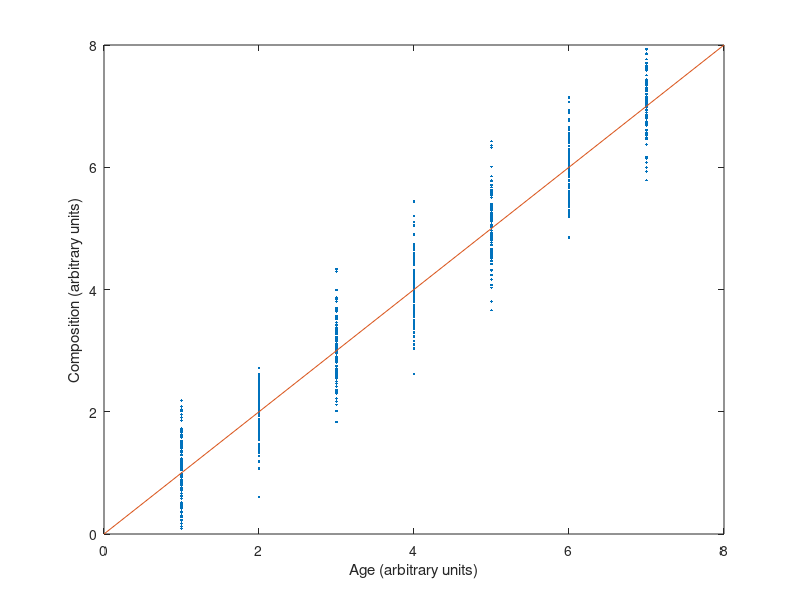

The MATLAB script that drew this image: (Note: this script raises an error after producing the figure.)


% Generate test dataset
nSamplesPerStep = 100;
nSteps = 7;

testdata = [];
testage = [];
for i = 1:nSteps
%     testdata = [testdata; 10.^(randn(1000,1)/10+log10(i))]; % Arbitrary data units.
    testdata = [testdata; randn(nSamplesPerStep,1)/2+(i)]; % Normal distribution of data, arbitrary data units.
    testage = [testage; ones(nSamplesPerStep,1).*i]; % Arbitrary age units
end
ageuncert = ones(size(testage))/2; % Two-sigma uncertaintes of one age unit
n = testage; % Group number

figure; plot(testage, testdata,'.')
hold on; plot([0 nSteps+1],[0 nSteps+1]);
xlim([0 nSteps+1]); ylim([0 nSteps+1]);
xlabel('Age (arbitrary units)'); ylabel('Composition (arbitrary units)');
formatfigure;

%% Resample with uncorrelated uncertainties of +/- 1 unit (2-sigma)

nResamplings = 10000;
resampledData = repmat(testdata,1,nResamplings); % One row per sample, one column per resampling
resampledAge = repmat(testdata,1,nResamplings) + repmat(ageuncert,1,nResamplings).*randn(length(ageuncert),nResamplings); % One row per sample, one column per resampling

% Plot first 4 resamplings
figure; subplot(1,4,1)
for i=1:4
    subplot(1,4,i); plot(resampledAge(:,i),resampledData(:,i),'.')
    xlim([0 nSteps+1]); ylim([0 nSteps+1]);
    formatfigure;
end

% Plot resampled mean
figure; binplot(resampledAge(:),resampledData(:),0,nSteps+1,nResamplings,20,'.')
xlim([0 nSteps+1]); ylim([0 nSteps+1]);
xlabel('Age (arbitrary units)'); ylabel('Composition (arbitrary units)');
formatfigure;

%% Resample with coorelated uncertainties of +/- 1 unit (2-sigma)

nResamplings = 10000;
resampledData = repmat(testdata,1,nResamplings); % One row per sample, one column per resampling
resampledAge = NaN(length(testdata),nResamplings); % One row per sample, one column per resampling
for i=1:nSteps 
    % Fill in age uncertainty for each "step" in age, step-by-step
    resampledAge(n==i,:) = repmat(testage(n==i),1,nResamplings) + repmat(ageuncert(n==i),1,nResamplings).*repmat(randn(1,nResamplings),nSamplesPerStep,1);
end



% Plot first 4 resamplings
figure; subplot(1,4,1)
for i=1:4
    subplot(1,4,i); plot(resampledAge(:,i),resampledData(:,i),'.')
    xlim([0 nSteps+1]); ylim([0 nSteps+1]);
    formatfigure;
end

% Plot resampled mean
figure; binplot(resampledAge(:),resampledData(:),0,nSteps+1,nResamplings,20,'.')
xlim([0 nSteps+1]); ylim([0 nSteps+1]);
xlabel('Age (arbitrary units)'); ylabel('Composition (arbitrary units)');
formatfigure;